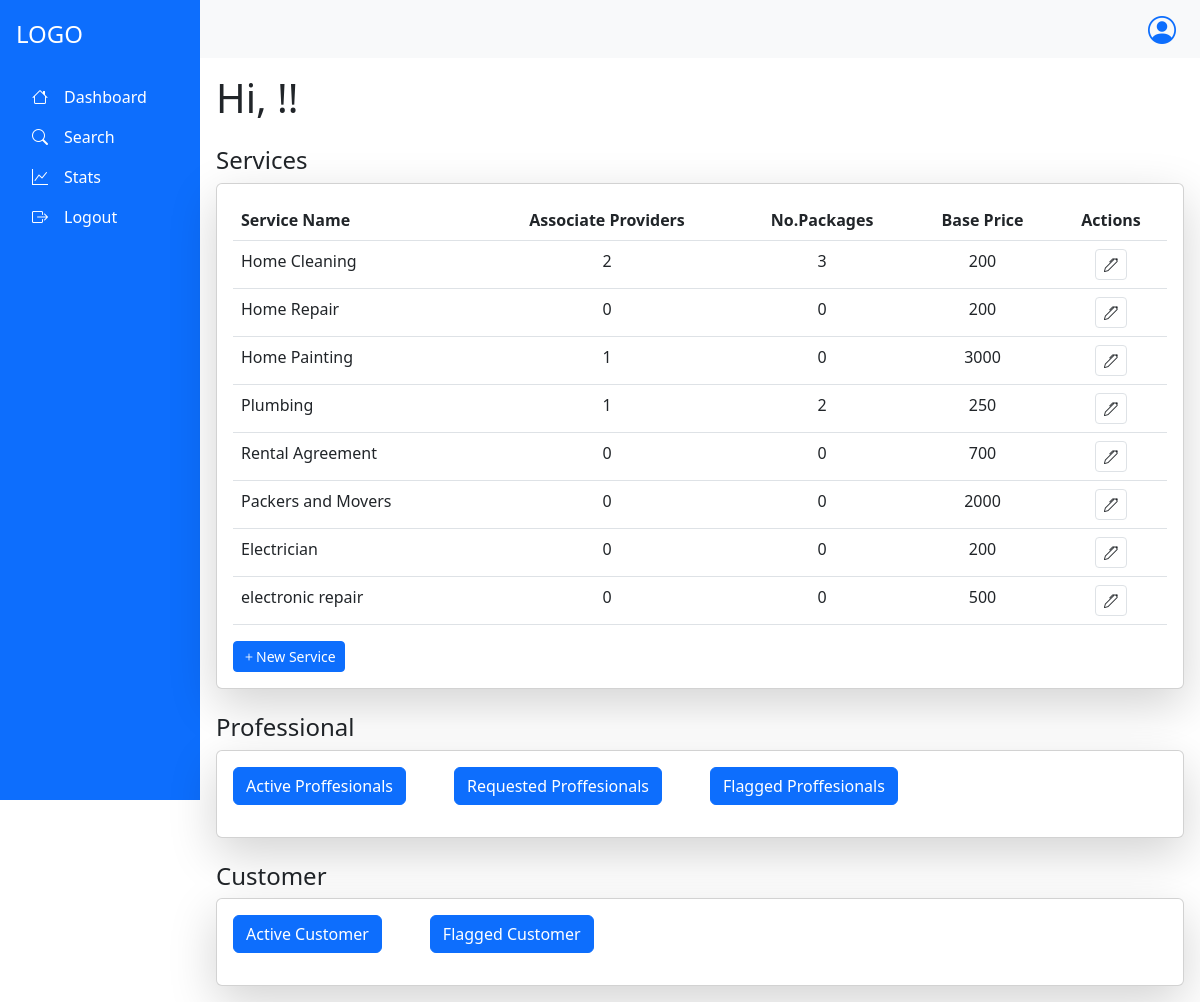
/admin/dashboard/ (signed in), run on an earlier commit of the app's database.
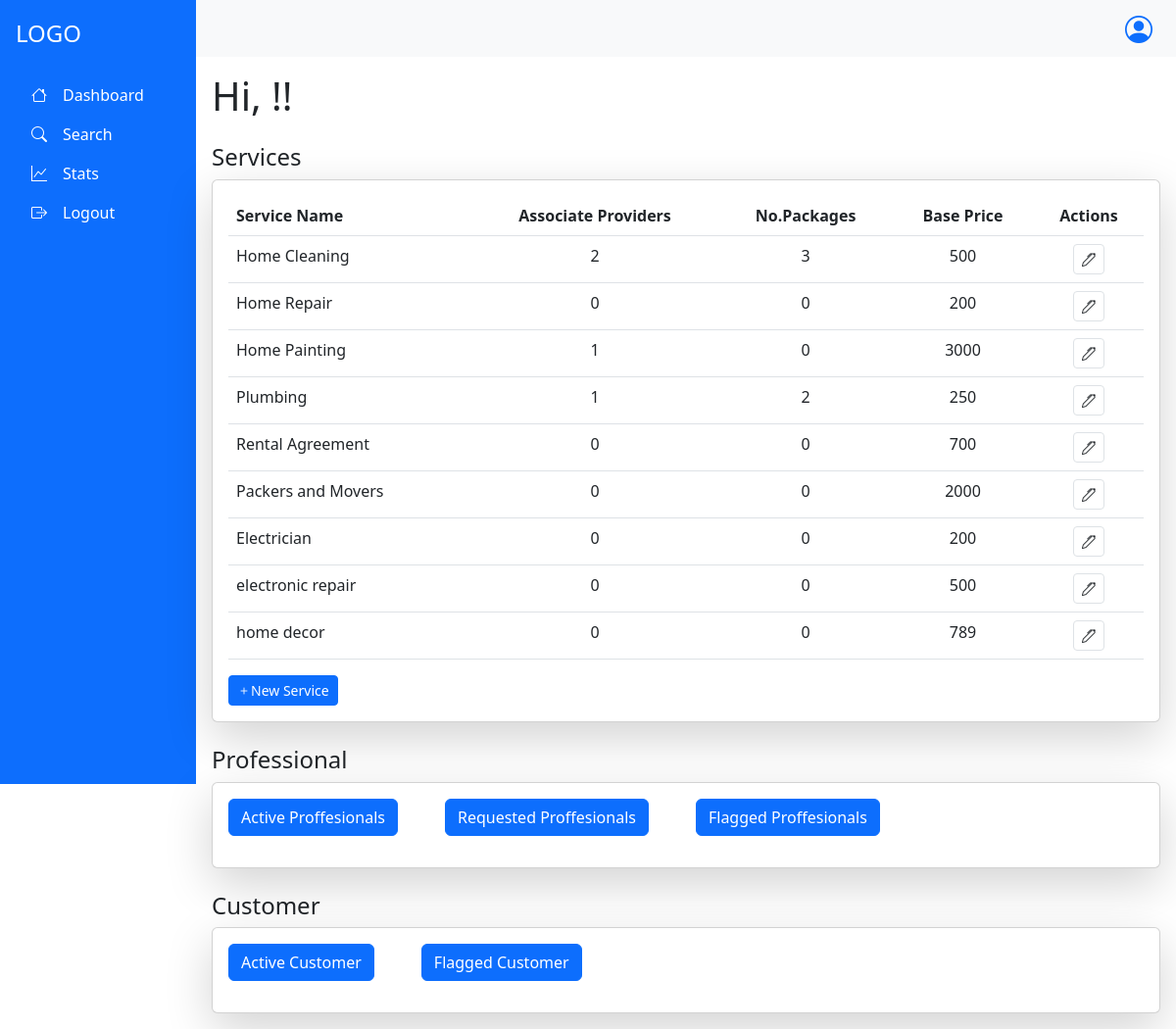
And on a later commit of the database.
### app.py (models this page shows)
class Services(db.Model):
    __tablename__="services"
    s_id=db.Column(db.Integer, primary_key=True, autoincrement= True)
    s_name=db.Column(db.String,unique=True)
    baseprice=db.Column(db.Integer)
    packages=db.relationship("Package", backref="service")
    Sproviders=db.relationship("ServiceProvider",backref="service")

### app.py (the view)
@app.route("/admin/dashboard/",methods=["GET","POST"])
@login_required
def dashboard():
    if request.method=="GET":
        ser=db.session.query(Services).all()
        act_sp=db.session.query(ServiceProvider).filter_by(sp_status="Active").all()
        req_sp=db.session.query(ServiceProvider).filter_by(sp_status="Requested").all()
        flag_sp=db.session.query(ServiceProvider).filter_by(sp_status="Flagged").all()
        act_c=db.session.query(Customer).filter_by(c_status="Active").all()
        flag_c=db.session.query(Customer).filter_by(c_status="Flagged").all()
        print(ser)
        return render_template("/admin/Admin_dashboard.html",Services=ser,active=act_sp,requested=req_sp,flagged=flag_sp,cu=current_user,
                               c_active=act_c,c_flag=flag_c)

### app.py (called while the page is built)
@login_manager.user_loader
def load_user(user_id):
        utype,id=user_id.split("-")
        if utype=="c":
            return db.session.query(Customer).filter_by(c_id=id).first()
        elif utype=='sp':
            return db.session.query(ServiceProvider).filter_by(sp_id=id).first()
        else:
            return db.session.query(Admin).filter_by(admin_id=id).first()

### templates/admin/Admin_dashboard.html (shortened to what this page needs)
            {% extends "/admin/admin_base.html" %}
            {% block content %}
<h1 class="mb-4">Hi, {{cu.admin_name}}!!</h1>
<h4 class="mt-4"> Services</h4>
<div class="card shadow-lg">
  <div class="card-body">
      <table class="table">
          <thead>
              <tr>
                  <th>Service Name</th>
                  <th class="text-center">Associate Providers</th>
                  <th class="text-center">No.Packages</th>
                  <th class="text-center">Base Price</th>
                  <th class="text-center">Actions</th>
              </tr>
          </thead>
          <tbody>
            {% for s in Services %}
              <tr>
                  <td>{{s.s_name}}</td>
                  <td class="text-center">{{s.Sproviders|length}}</td>
                  <td class="text-center">{{s.packages|length}}</td>
                  <td class="text-center">{{s.baseprice}}</td>
                  <td class="action-btns text-center" >
                    <button class="btn btn-sm btn-white border" data-bs-toggle="modal" data-bs-target="#editservice-{{s.s_id}}" >
                        <i class="bi bi-pen"></i>
                    </button>
                  </td>
              </tr>
            {% endfor %}
          </tbody>
      </table>
      <div>
        <button class="btn btn-sm btn-primary" data-bs-toggle="modal" data-bs-target="#addService" >
          <i class="bi bi-plus"></i>New Service
        </button>
      </div>
  </div>
</div>
<h4 class="mt-4"> Professional</h4>
<div class="card shadow-lg">
  <div class="card-body">
    <p class="d-inline-flex gap-5">
        <button class="btn btn-primary accordian-button" type="button" data-bs-toggle="collapse" data-bs-target="#activeprofessional" aria-expanded="false" aria-controls="activeprofessional">
          Active Proffesionals
        </button>
        <button class="btn btn-primary accordian-button" type="button" data-bs-toggle="collapse" data-bs-target="#requestedprofessional" aria-expanded="false" aria-controls="requestedprofessional">
        Requested Proffesionals
      </button>
      <button class="btn btn-primary accordian-button" type="button" data-bs-toggle="collapse" data-bs-target="#flaggedprofessional" aria-expanded="false" aria-controls="flaggedprofessional">
        Flagged Proffesionals
      </button>
      </p>
  </div>
</div>
<h4 class="mt-4"> Customer</h4>
<div class="card shadow-lg">
  <div class="card-body">
    <p class="d-inline-flex gap-5">
        <button class="btn btn-primary" type="button" data-bs-toggle="collapse" data-bs-target="#activecustomer" aria-expanded="false" aria-controls="collapseExample">
            Active Customer
        </button>
        <button class="btn btn-primary" type="button" data-bs-toggle="collapse" data-bs-target="#flaggedcustomer" aria-expanded="false" aria-controls="collapseExample">
            Flagged Customer
      </button>
    </p>
  </div>
</div>
{% endblock %}

### templates/admin/admin_base.html (shortened to what this page needs)
<!DOCTYPE html>
<html lang="en">
<head>
  <link href="https://cdn.jsdelivr.net/npm/bootstrap@5.3.0-alpha3/dist/css/bootstrap.min.css" rel="stylesheet">
  <link rel="stylesheet" href="https://cdn.jsdelivr.net/npm/bootstrap-icons/font/bootstrap-icons.css">
</head>
<body>
    <div class="container-fluid">
      <div class="row min-vh-100 d-flex flex-column flex-md-row">
        <nav class="col-md-3 col-lg-2 d-flex flex-column bg-primary text-white p-3 vh-100 position-fixed">
            <div class="text-start py-1 mb-3">
              <h4 class="text-white">LOGO</h4>
            </div>
            <ul class="nav flex-column">
              <li class="nav-item">
                <a class="nav-link text-white" href="/admin/dashboard"><i class="bi bi-house"></i><span class="px-3">Dashboard</span></a>
              </li>
              <li class="nav-item">
                <a class="nav-link text-white" href="/admin/search"><i class="bi bi-search"></i><span class="px-3">Search</span></a>
              </li>
              <li class="nav-item">
                <a class="nav-link text-white" href="/admin/stats"><i class="bi bi-graph-up"></i><span class="px-3">Stats</span></a>
              </li>
              <li class="nav-item">
                <a class="nav-link text-white" href="/logout"><i class="bi bi-box-arrow-right"></i><span class="px-3">Logout</span></a>
              </li>
            </ul>
        </nav>
        <div class="col-md-9 ms-sm-auto col-lg-10 px-md-0">
          <nav class="navbar navbar-expand-lg navbar-light bg-light w-100">
            <div class="dropdown ms-auto me-4">
              <a href="#" class="d-flex align-items-center text-decoration-none" id="dropdownUser" data-bs-toggle="dropdown" aria-expanded="false">
                <i class="bi bi-person-circle fs-3"></i>
              </a>
            </div>
          </nav>
          <main class="p-3">
            {% block content %}
            {% endblock %}
        </main>
    </div>
  </div>
</div>
</body>
</html>

What changed in the data, as far as the page shows it:
changed Services "Home Cleaning": baseprice "200" → "500"
added Services: s_name "home decor", Sproviders|length "0", packages|length "0", baseprice "789"
